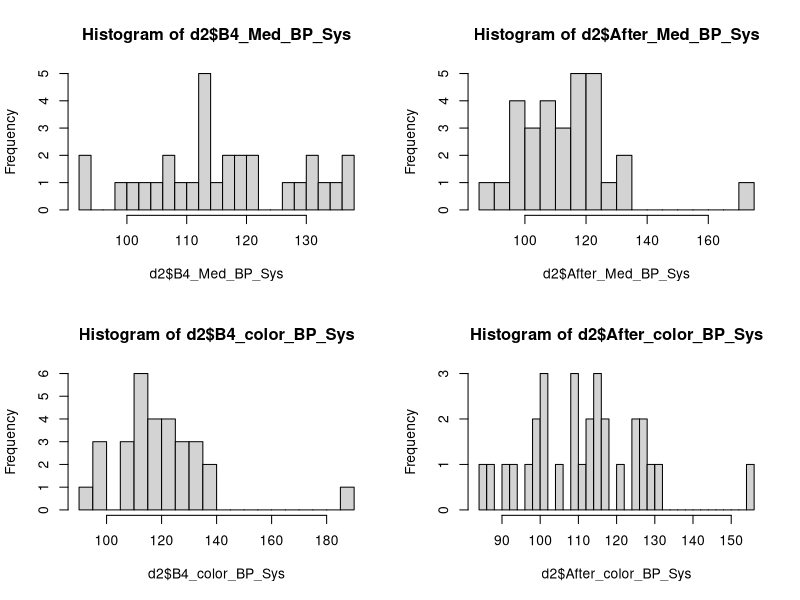
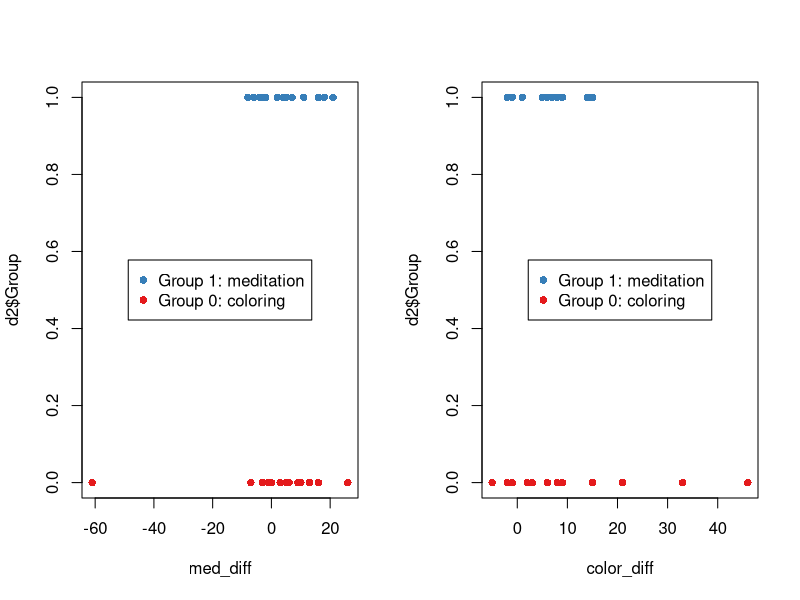
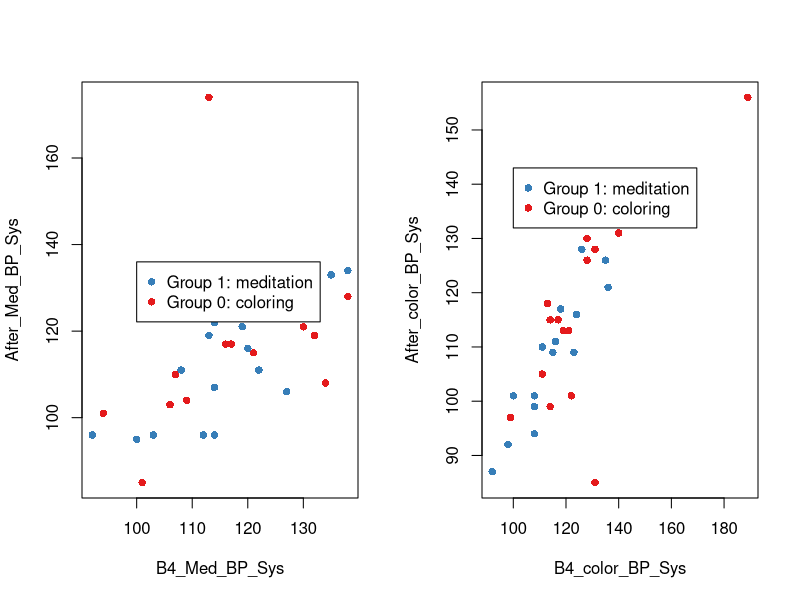

Generate these figures, in order, with R:
## ---- chunk 1
library(data.table)
library(sandwich)
library(lmtest)
## ---- chunk 2
d <- fread("../data/meditation.csv")
str(d)
d <- data.table(d)
# Reverse group number: 1 is meditation first (treatment), 0 is coloring 1st
d2 <- d[ , .(Group = ifelse(Group == 0, 1, 0), 
             is_online = ifelse(Online_in_person == 'O', 1, 0),
             B4_Med_BP_Sys,
             After_Med_BP_Sys,
             B4_color_BP_Sys,
             After_color_BP_Sys) ]
summary(d2)
head(d)
head(d2)
#hist(d2$Group)
#hist(d2$is_online, breaks=30)
par(mfrow=c(2,2))
hist(d2$B4_Med_BP_Sys, breaks = 30)
hist(d2$After_Med_BP_Sys, breaks = 30)
hist(d2$B4_color_BP_Sys, breaks = 30)
hist(d2$After_color_BP_Sys, breaks = 30)

library(RColorBrewer)
#display.brewer.all()
cols<-brewer.pal(n=3,name="Set1")
# Note: Group 0 is treatment group!
cols_t1<-cols[d2$Group+1]
med_diff <- d2$B4_Med_BP_Sys - d2$After_Med_BP_Sys
color_diff <-  d2$B4_color_BP_Sys - d2$After_color_BP_Sys
par(mfrow =c(1,2))
plot(d2$Group ~ med_diff , col=cols_t1, pch=16)
legend("center",legend=c("Group 1: meditation", "Group 0: coloring"), col=cols_t1, pch=16)
plot(d2$Group ~ color_diff , col=cols_t1, pch=16)
legend("center",legend=c("Group 1: meditation", "Group 0: coloring"), col=cols_t1, pch=16)

# Plot b4 vs after meditation for 2 groups
plot(After_Med_BP_Sys ~ B4_Med_BP_Sys, data=d2 , col=cols_t1, pch=16)
legend(x=100,y=136, legend=c("Group 1: meditation", "Group 0: coloring"), col=cols_t1, pch=16, xpd=TRUE)

# Plot b4 vs after coloring for 2 groups
plot(After_color_BP_Sys ~ B4_color_BP_Sys, data=d2 , col=cols_t1, pch=16)
legend(x=100,y=143, legend=c("Group 1: meditation", "Group 0: coloring"), col=cols_t1, pch=16, xpd=TRUE)

## ---- chunk 3

m <- lm(After_Med_BP_Sys ~ B4_Med_BP_Sys + Group + B4_Med_BP_Sys * Group, data=d2)
coeftest(m, vcovHC(m))

m2 <- lm(After_color_BP_Sys ~ B4_color_BP_Sys + Group + B4_color_BP_Sys * Group, data=d2)
coeftest(m2, vcovHC(m2))
